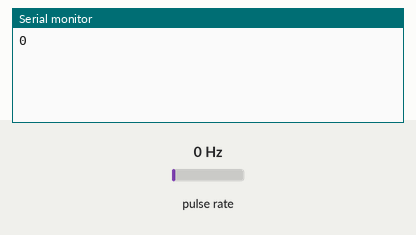
Simulated run of this sketch. Board: Arduino Uno, built with avr-gcc and run on an emulated ATmega328P. Shown: the last lines printed to the serial monitor. Wiring (inferred from the names in the program): pulse sensor: data pin 2. The inputs (shaded band) are chosen by the test bench; at power-on: pulse rate 0 Hz.

Above: at 1.2 s.
1.3 s: pulse rate (sensor on pin 2) set to 4 Hz
At 2.7 s:
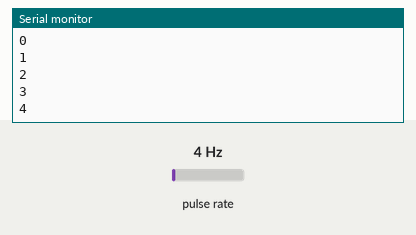
2.8 s: pulse rate (sensor on pin 2) set to 50 Hz
At 2.95 s:
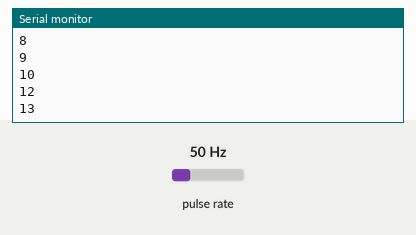
Timing chart, 0 to 5.8 s (numbered marks = the images above; inputs shaded):
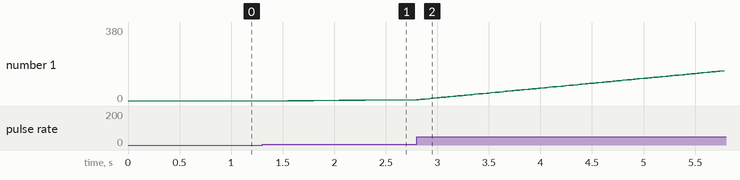

The sketch:

encoderTest.ino
```cpp
#define encoderPin 2

int count  = 0;
int lastCount = -1;
void setup()
{
  Serial.begin(9600);
  pinMode(encoderPin, INPUT_PULLUP);
  attachInterrupt(digitalPinToInterrupt(encoderPin),countTick, FALLING);
}
void loop()
{
  if (count != lastCount)
  {
    Serial.println(count);
  }
  lastCount = count;
}
void countTick()
{
  count++;
}
```

Measured:
- after the input at 1.3 s, the serial monitor: prints a new line after 0.25 s (image 1)
- plotted number 1: 0 → 4 after the input at 1.3 s, 4 → 380 after the input at 2.8 s
